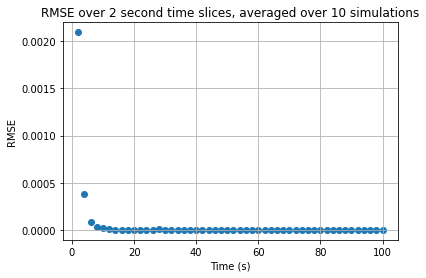

Reproduce this figure in Python.

try:
    from IPython import get_ipython
    get_ipython().magic('clear')
    get_ipython().magic('reset -f')
except:
    print("Could not clear console and varaiables")

import matplotlib.pyplot as plt
import nengo
import numpy as np

def initialization(x):
    return 0

sim_len_seconds = 100
sublist_len = 2000
N_sublists = int(sim_len_seconds * 1000 / sublist_len)

N_simulations = 10
rmses = np.zeros((N_simulations, N_sublists))

for sim_idx in range(N_simulations):
    print(sim_idx)

    model = nengo.Network()
    
    with model:
        
        np.random.seed(sim_idx*100 + 1)
        
        with nengo.Network() as net:
            
            pre = nengo.Ensemble(n_neurons=200, dimensions=1)
            post = nengo.Ensemble(n_neurons=200, dimensions=1)
            error = nengo.Ensemble(n_neurons=200, dimensions=1)
            stim = nengo.Node(nengo.processes.WhiteSignal(period=100, high=2, rms=0.3))
            
            #difference = nengo.Node(size_in=1)
            nengo.Connection(pre, error, transform=-1)
            nengo.Connection(post, error, transform=1)
            #nengo.Connection(difference, error)
            
            # Learning connection, calculates difference between post's
            # output value, and the desired output value given be pre
            c = nengo.Connection(
                pre, 
                post, 
                function = initialization, 
                learning_rule_type = nengo.PES(learning_rate = 1e-4)
            )
            
            nengo.Connection(stim, pre)
            nengo.Connection(error, c.learning_rule)
            
            pre_probe = nengo.Probe(
                pre,
                synapse = nengo.synapses.Alpha(tau = 0.01)
            )
            
            post_probe = nengo.Probe(
                post,
                synapse = nengo.synapses.Alpha(tau = 0.01)
            )
            
            error_probe = nengo.Probe(
                error,
                synapse = nengo.synapses.Alpha(tau = 0.01)
            )
            
            stim_probe = nengo.Probe(
                stim,
                synapse = nengo.synapses.Alpha(tau = 0.01)
            )
            
            
            with nengo.Simulator(net, progress_bar=False) as sim:
                
                sim.run(sim_len_seconds)
                    
                #plt.plot(sim.trange(), sim.data[stim_probe], label = "Stimulus")
                #plt.plot(sim.trange(), sim.data[pre_probe], label = "Pre")
                #plt.plot(sim.trange(), sim.data[post_probe], label = "Post")
                #plt.plot(sim.trange(), sim.data[error_probe], label = "Error")
    
        for slice_idx in range(N_sublists):
            start_idx = slice_idx * sublist_len
            end_idx = (slice_idx + 1) * sublist_len
            stim_slice = sim.data[stim_probe][start_idx : end_idx]
            post_slice = sim.data[post_probe][start_idx : end_idx]
            
            rmse = np.square(np.mean(np.square(stim_slice - post_slice)))
            rmses[sim_idx, slice_idx] = rmse
    
rmse_avgs = np.mean(rmses, axis=0)
    
rmse_times = np.arange(2, sim_len_seconds + 1, 2)
plt.scatter(rmse_times, rmse_avgs)
    
plt.title("RMSE over 2 second time slices, averaged over 10 simulations")
plt.xlabel('Time (s)')
plt.ylabel('RMSE')
plt.grid()
plt.show()
                
            
            
        
    
        
        
        
    
    
            
    
    
    
    
    
    
    
    
    
    
    
    
